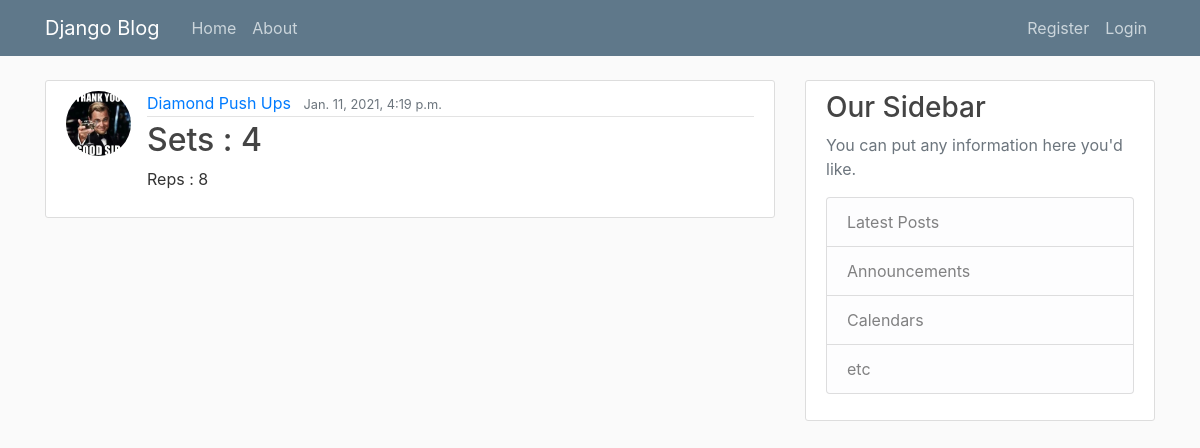
Screenshot of /post/11/ with the database file from the repository.
### workoutlog/models.py (models this page shows, shortened)
class Workout(models.Model):
    workoutname = models.CharField(max_length=100)
    sets = models.IntegerField()
    reps = models.IntegerField()
    date_posted = models.DateTimeField(default=timezone.now)
    author = models.ForeignKey(User,on_delete=models.CASCADE)

### users/models.py (models this page shows, shortened)
class Profile(models.Model):
    user = models.OneToOneField(User, on_delete=models.CASCADE)
    image = models.ImageField(default='default.jpg',upload_to='profile_pics')

### workoutlog/views.py (the view)
# urls.py: path('post/<int:pk>/', WorkoutDetailView.as_view(), name ='workoutlog-detail'),
class WorkoutDetailView(DetailView):
    model = Workout

### workoutlog/templates/workoutlog/workout_detail.html (shortened to what this page needs)
{% extends "workoutlog/base.html" %}
{% block content %}
    <article class="media content-section">
          <img class ="rounded-circle article-img" src="{{ object.author.profile.image.url }}">
          <div class="media-body">
            <div class="article-metadata">
              <a class="mr-2" href="#">{{ object.workoutname }}</a>
              <small class="text-muted">{{ object.date_posted }}</small>
            </div>
            <h2 class="article-title"> Sets : {{ object.sets }} </h2>
            <p class="article-content">Reps : {{ object.reps }}</p>
          </div>
    </article>
{% endblock content %}

### workoutlog/static/workoutlog/main.css (style rules this page uses)
body { background: #fafafa; color: #333333; margin-top: 5rem; }
h1, h2, h3, h4, h5, h6 { color: #444444; }
.content-section { background: #ffffff; padding: 10px 20px; border: 1px solid #dddddd; border-radius: 3px; margin-bottom: 20px; }
.article-title { color: #444444; }
.article-content { white-space: pre-line; }
.article-img { height: 65px; width: 65px; margin-right: 16px; }
.article-metadata { padding-bottom: 1px; margin-bottom: 4px; border-bottom: 1px solid #e3e3e3 }

### rows the page displays
Workout: author.profile.image (picture), workoutname "Diamond Push Ups", date_posted "Jan. 11, 2021, 4:19 p.m.", sets "4", reps "8"
